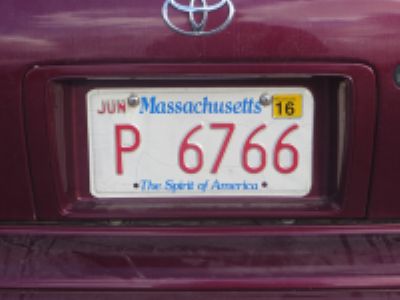
#> input picture hw4/testdata/input1_ori.bmp, 400 x 300 px, found by its file name
$ python image_restoration.py
#> lines starting #> are read from the running program, lines starting #| are printed output that depends on the picture; after the words box and inside, x2 and y2 are one past the last pixel; in counts of white or black regions, pixels touching at a corner belong together; long printed decimals are rounded
import numpy as np
import cv2
import matplotlib.pyplot as plt

def pad(image, pad_size):

    height, width, channels = image.shape

    padded_image = np.zeros((height + 2 * pad_size, width + 2 * pad_size, channels), dtype=np.uint8)

    padded_image[pad_size:height + pad_size, pad_size:width + pad_size, :] = image

    padded_image[:pad_size, pad_size:width + pad_size, :] = np.flipud(image[:pad_size, :, :])
    padded_image[height + pad_size:, pad_size:width + pad_size, :] = np.flipud(image[height - pad_size:, :, :])

    padded_image[:, :pad_size, :] = np.fliplr(padded_image[:, pad_size:2 * pad_size, :])
    padded_image[:, width + pad_size:, :] = np.fliplr(padded_image[:, width:width + pad_size, :])

    return padded_image

def dnorm(x, mu, sd):
    return 1 / (np.sqrt(2 * np.pi) * sd) * np.e ** (-np.power((x - mu) / sd, 2) / 2)

def gaussian_kernel(size, sigma=1, verbose=False):

#> called with size = 11, sigma = 15, verbose = False
    kernel_1D = np.linspace(-(size // 2), size // 2, size)
    for i in range(size):
        kernel_1D[i] = dnorm(kernel_1D[i], 0, sigma)
    kernel_1D /= np.sum(kernel_1D)
    kernel_2D = np.outer(kernel_1D.T, kernel_1D.T)

    if verbose:
        plt.imshow(kernel_2D, interpolation='none',cmap='gray')
        plt.title("Image")
        plt.show()

    return kernel_2D

# Code for computing constrained l s filter - own code
def constrained_ls_filter(image, psf, gamma):
    psf_M = psf.shape[0]
    psf_N = psf.shape[1]
    # zero pad the psf in space domain to match the image size
    psf_padded = np.zeros_like(image[:, :, 0], dtype=np.float64)
    psf_padded[0:psf_M, 0:psf_N] = psf
    psf_padded = psf_padded / np.sum(psf_padded)

    # define laplacian matrix and zero pad it
    laplacian = np.array([[0, -1, 0], [-1, 4, -1], [0, -1, 0]], dtype=int)
    laplacian_padded = np.zeros_like(image[:, :, 0], dtype=int)
    laplacian_padded[0:3, 0:3] = laplacian

    result = np.zeros_like(image)
    # compute dft of psf - H
    psf_dft = np.fft.fft2(psf_padded)
    # compute dft of laplacian - P
    laplacian_dft = np.fft.fft2(laplacian_padded)

    laplacian_dft_abs = np.square(np.abs(laplacian_dft))
    psf_dft_abs = np.square(np.abs(psf_dft))
    temp1 = np.divide(psf_dft_abs, psf_dft_abs + gamma * laplacian_dft_abs)

    # compute F = (G/H) * (|H|^2 / (|H|^2 + gamma * P)) for each channel i.e. R, G and B separately
    for i in range(0, 3):
        image_dft = np.fft.fft2(image[:, :, i])
        temp2 = np.divide(image_dft, psf_dft)
        temp = np.abs(np.fft.ifft2(np.multiply(temp1, temp2)))
        result[:, :, i] = temp.astype(np.uint8)

    return result

def weiner_filter(image, psf, K):
    psf_M = psf.shape[0]
    psf_N = psf.shape[1]
    # zero pad the psf in space domain to match the image size
    psf_padded = np.zeros_like(image[:, :, 0], dtype=np.float64)
    psf_padded[0:psf_M, 0:psf_N] = psf
    psf_padded = psf_padded / np.sum(psf_padded)

    result = np.zeros_like(image)
    # compute dft of psf - H
    psf_dft = np.fft.fft2(psf_padded)

    # [5 lines of commented-out code are left out]
    for i in range(0, 3):
        image_dft = np.fft.fft2(image[:, :, i])
        psf_dft_abs = np.abs(psf_dft)
        psf_dft_abs = np.square(psf_dft_abs)

        temp1 = np.divide(psf_dft_abs, psf_dft_abs + K * np.ones_like(image_dft))
        temp2 = np.divide(image_dft, psf_dft)

        temp = np.multiply(temp1, temp2)
        temp = np.abs(np.fft.ifft2(temp))
        result[:, :, i] = temp.astype(np.uint8)

    return result

# Code for computing psnr - own code
def psnr(image_original, image_restored):
    M = image_original.shape[0]
    N = image_original.shape[1]

    # compute psnr as 10log10(MAX^2/MSE)
    mse = np.sum(np.square(image_original - image_restored)) / (M * N) + 0.0000001
    max = 255**2
    psnr = 10 * np.log10(max/mse)

    return psnr

path1 = r'.\images\input1_ori.bmp'
path2 = r'.\images\input1.bmp'
path3 = r'.\images\input2.bmp'

m_kernel_size = 23
angle = -45
m_k = 0.1

g_kernel_size = 11
g_kernel = gaussian_kernel(g_kernel_size, 15)
g_k = 0.01

image_org = cv2.imread(path1)
#> image_org is the input picture: shape (300, 400, 3); mean B, G, R 87.1, 73.6, 103.8
image_blur = cv2.imread(path2)
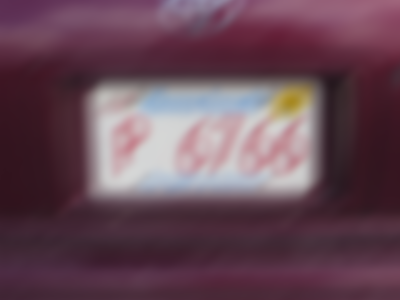
#> input picture hw4/testdata/input1.bmp, 400 x 300 px, found by its file name
#> image_blur is the input picture: shape (300, 400, 3); mean B, G, R 86.4, 73.1, 103.1
image2_blur = cv2.imread(path3)
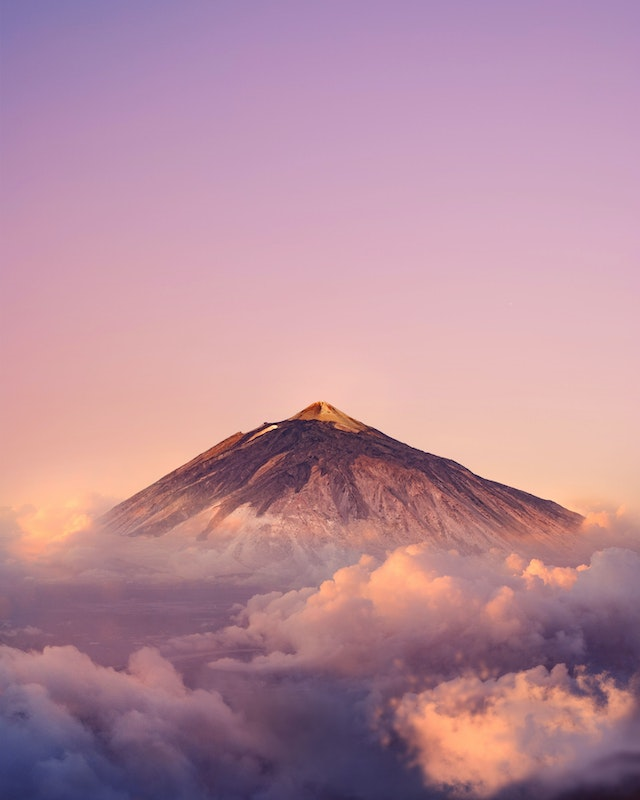
#> input picture hw1/hw1_311833007/input2.bmp, 640 x 800 px, found by its file name
#> image2_blur is the input picture: shape (800, 640, 3); mean B, G, R 154.5, 139.6, 182

tar_image = image_blur
tar_shape = tar_image.shape
#> tar_shape = (300, 400, 3)

m_kernel = np.zeros((m_kernel_size, m_kernel_size))
theta = np.radians(angle)
center = m_kernel_size // 2

for i in range(m_kernel_size):
    x = i - center
    for j in range(m_kernel_size):
        y = j - center
        if np.abs(np.sin(theta) * x - np.cos(theta) * y) < 1:
            m_kernel[i, j] = 1

padding_size = m_kernel_size
tar_image_pad = pad(tar_image, padding_size)
f = weiner_filter(tar_image_pad, m_kernel, m_k)
#> in weiner_filter, `psf_padded[0:psf_M, 0:psf_N] = psf`:
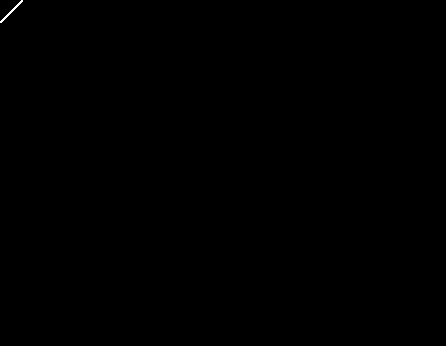
#> psf_padded: shape (346, 446) float64; values 0 (black) and 1 (white), 0.04% white in thin lines or dots, all inside (x1, y1, x2, y2) = (0, 0, 23, 23)
#> after the loop in weiner_filter, `for i in range(0, 3):`:
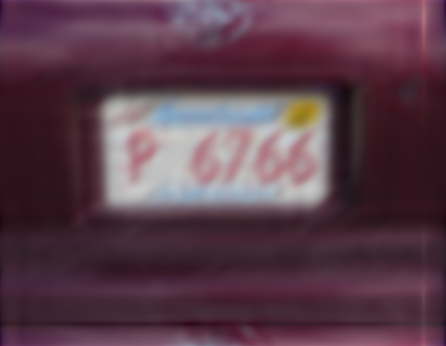
#> result: shape (346, 446, 3); mean B, G, R 75.3, 61.9, 91.1
f = f[padding_size:-padding_size, padding_size:-padding_size,:]

padding_size = g_kernel_size
f_pad = pad(f, padding_size)
t = weiner_filter(f_pad, g_kernel, g_k)
#> call 2 of weiner_filter, with psf = array of shape (11, 11), K = 0.01
#> after the loop in weiner_filter (call 2), `for i in range(0, 3):`:
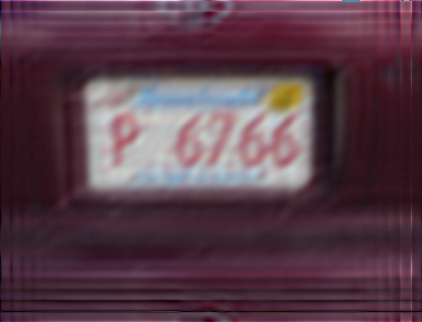
#> result: shape (322, 422, 3); mean B, G, R 73.8, 61.7, 89.3
t = t[padding_size:-padding_size, padding_size:-padding_size,:]
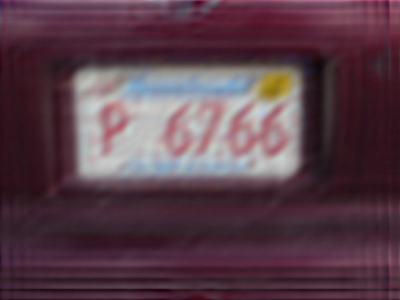
#> t: shape (300, 400, 3); mean B, G, R 74.4, 63.1, 89.8

print("before_PSNR: ", psnr(image_org, image_blur))
#> in psnr, `mse = np.sum(np.square(image_original - image_restored)) / (M * N) + 0..`: mse = 191.8
#> in psnr, `psnr = 10 * np.log10(max/mse)`: psnr = 25.3
#| before_PSNR:  25.303
print("f_PSNR: ", psnr(image_org, f))
#| f_PSNR:  24.021
print("t_PSNR: ", psnr(image_org, t))
#| t_PSNR:  23.765

im_h = cv2.hconcat([tar_image, f, t])
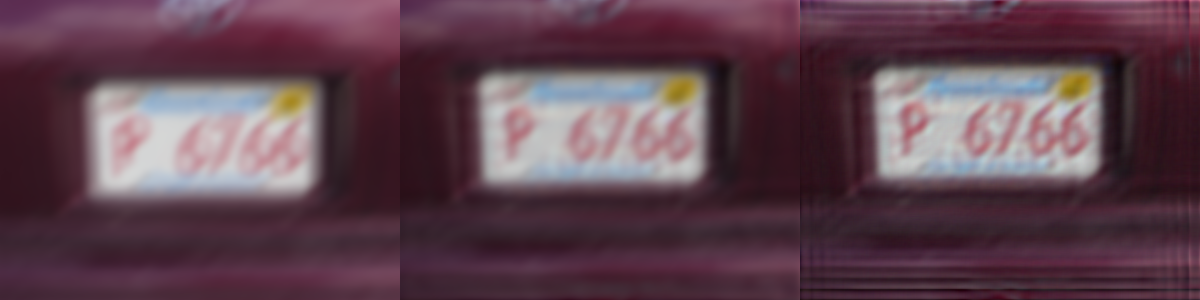
#> im_h: shape (300, 1200, 3); mean B, G, R 79, 67, 94.9
im_h = cv2.resize(im_h, (0,0), fx=1, fy=1)
cv2.imshow('IMG', im_h)
cv2.waitKey(0)
cv2.destroyAllWindows()
